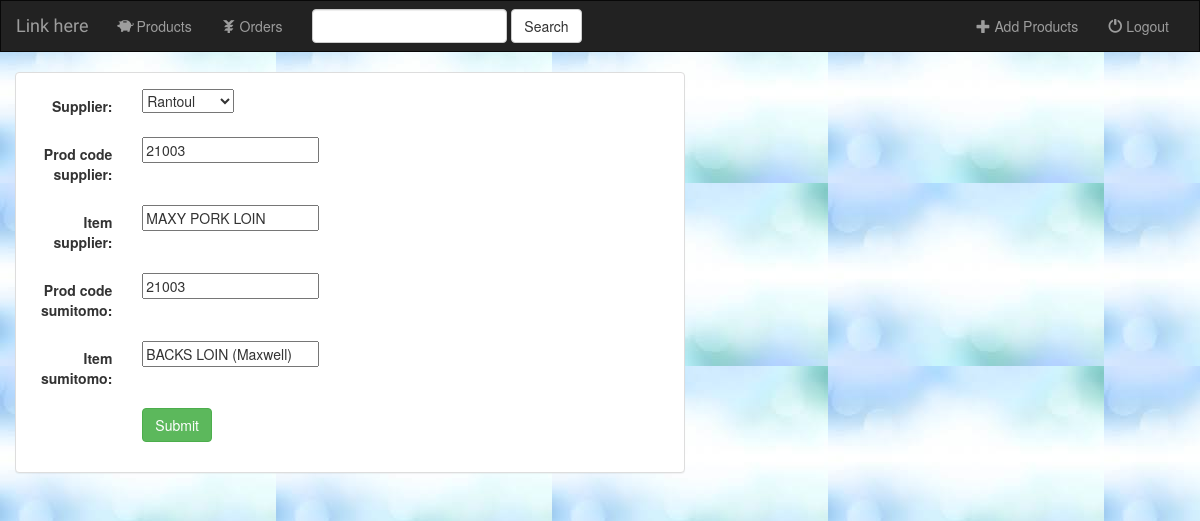
/pork/products/21003/, run on the app's committed database.
### pork01/models.py (models this page shows, shortened)
class Suppliers(models.Model):
    supplier = models.CharField(max_length=144)
    def __str__(self):
        return str(self.supplier)

class Products(models.Model):
    supplier = models.ForeignKey(Suppliers, on_delete=models.CASCADE) #Supplier
    prod_code_supplier = models.IntegerField(primary_key=True) #Supplier product code
    item_supplier = models.CharField(max_length=75) #Supplier Item Description
    prod_code_sumitomo = models.IntegerField() #Sumitomo product code
    item_sumitomo = models.CharField(max_length=75) #Sumitomo item description

### pork01/views.py (the view)
# urls.py: url(r'products/(?P<pk>[0-9]+)/$', views.ProductsUpdate.as_view(), name='product-update'),
class ProductsUpdate(UpdateView):
	model = Products
	fields = ['supplier', 'prod_code_supplier', 'item_supplier', 'prod_code_sumitomo', 'item_sumitomo', 'is_favorite']

### pork01/templates/pork01/products_form.html (shortened to what this page needs)
{% extends 'pork01/base.html' %}
{% block myBody %}
<div class="container-fluid">
  <div class="row">
    <div class="col-sm-12 col-md-7">
      <div class="panel panel-default">
        <div class="panel-body">
          <form class="form-horizontal" action="" method="post" enctype="multipart/form-data">
            {% include 'pork01/form-template.html' %}
            <div class="form-group">
              <div class="col-sm-offset-2 col-sm-10">
                <button type="submit" class="btn btn-success">Submit</button>
              </div>
            </div>
          </form>
        </div>
      </div>
    </div>
  </div>
</div>
{% endblock %}

### pork01/templates/pork01/form-template.html (shortened to what this page needs)
{% for field in form %}
  <div class="form-group">
      <div class="col-sm-offset-2 col-sm-10">
      </div>
      <label class="control-label col-sm-2">{{ field.label_tag }}</label>
      <div class="col-sm-10">{{ field }}</div>
  </div>
{% endfor %}

### pork01/static/pork01/style.css (style rules this page uses)
body { background: white url("images/background.png"); }

### data on the page
Suppliers: form "Rantoul"
Products: form "21003" "MAXY PORK LOIN" "21003" "BACKS LOIN (Maxwell)"

### other printed values
{{ field.label_tag }} "Supplier:" "Prod code supplier:" "Item supplier:" "Prod code sumitomo:" "Item sumitomo:"
